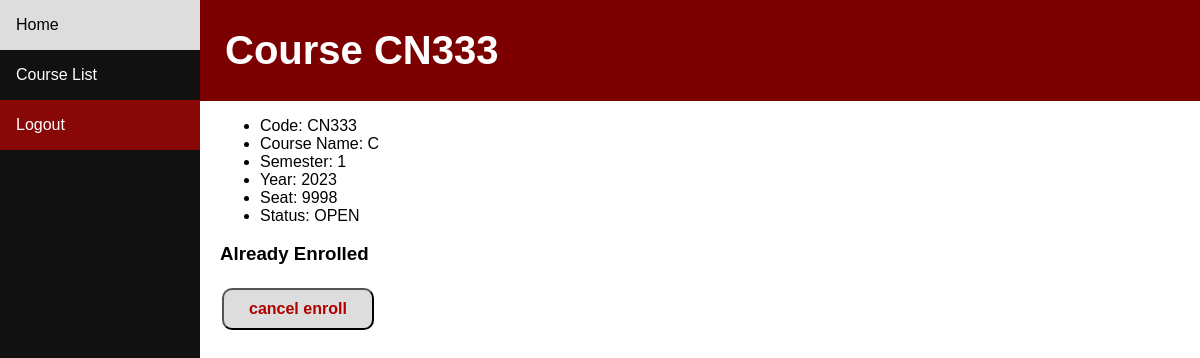
The page /course/CN333 (signed in) on the database its author committed.
### students/models.py (models this page shows, shortened)
class Course(models.Model):
    code = models.CharField(max_length=5)
    course_name = models.CharField(max_length=64)
    semester = models.PositiveSmallIntegerField(choices=((1,1), (2,2), (3,3)))
    year = models.PositiveSmallIntegerField()
    seat = models.PositiveSmallIntegerField()
    status = models.CharField(max_length=5, choices=(("OPEN", "Open"), ("CLOSE", "Close")))

### students/views.py (the view)
# urls.py: path('course/<str:course_code>', views.course_info, name="course_info"),
def course_info(request, course_code):
    if not request.user.is_authenticated:
        return HttpResponseRedirect(reverse('login'))
    course = Course.objects.get(code=course_code)
    profile = Profile.objects.get(user=request.user)
    check = profile.courses.filter(pk = course.id).count() != 0
    return render(request, "students/course_info.html", {
        'course': course,
        'check' : check,
    })

### students/templates/students/course_info.html (shortened to what this page needs)
{% extends "students/layout.html" %}
{% block header %}
    <h1>Course {{ course.code }}</h1>
{% endblock %}
{% block body %}
<ul>
    <li>Code: {{ course.code }}</li>
    <li>Course Name: {{ course.course_name}}</li>
    <li>Semester: {{ course.semester }}</li>
    <li>Year: {{ course.year }}</li>
    <li>Seat: {{ course.seat }}</li>
    <li>Status: {{ course.status }}</li>
</ul>
{% if check == True %}
    <h3>Already Enrolled</h3>
    <form action="{% url 'cancel_enroll' course.code %}" method="POST">
        <input type="submit" class="button" value="cancel enroll">
    </form>
{% else %}
    <h3>Not Enrolled</h3>
    <form action="{% url 'enroll' course.code %}" method="POST">
        {% csrf_token %}
        <input type="submit" class="button" value="enroll">
    </form>
{% endif %}
{% endblock %}

### students/templates/students/layout.html (style rules this page uses)
* { box-sizing: border-box; }
body { margin: 0; font-family: Arial, Helvetica, sans-serif; }
.button { background-color: #ddd; border-radius: 10px; color: rgba(175,0,0,1); padding: 10px 25px; text-align: center; text-decoration: none; display: inline-block; font-size: 16px; font-weight: bold; margin: 4px 2px; cursor: pointer; }

### rows shown on the page
Course: code "CN333", course_name "C", semester "1", year "2023", seat "9998", status "OPEN"
